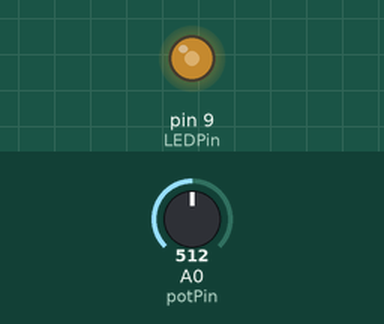
This sketch was run on a simulated Arduino Uno, built with avr-gcc and run on an emulated ATmega328P. Shown: output pins drawn as LEDs (lit = HIGH). Inputs (shaded band) come from the test bench; at power-on: A0 (potPin) = 512.

Above: at 1.2 s.
1.3 s: A0 (potPin) set to 716
At 1.7 s:
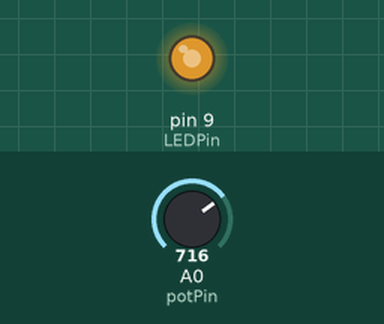
2.8 s: A0 (potPin) set to 900
At 4.0 s:
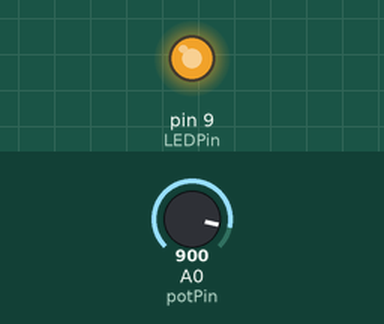
4.3 s: A0 (potPin) set to 122
At 5.2 s:
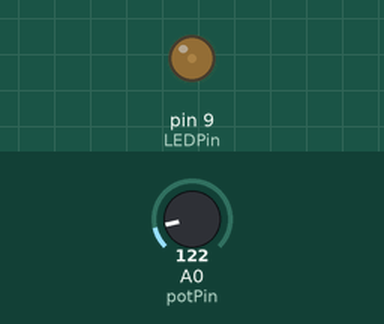
5.8 s: A0 (potPin) set to 0
At 6.4 s:
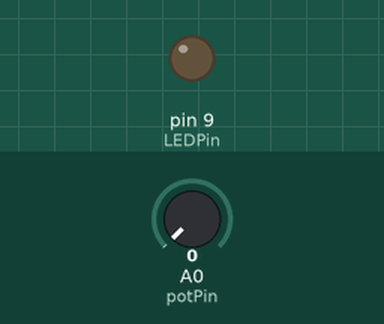
7.3 s: A0 (potPin) set to 511
At 8.6 s:
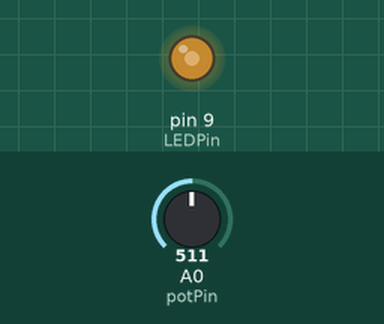
Timing chart, 0 to 9.8 s (numbered marks = the images above; inputs shaded):
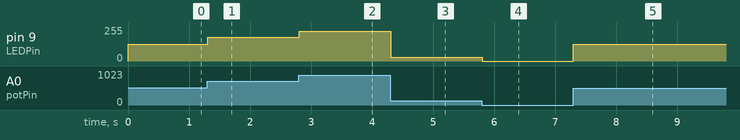

Measured:
- after the input at 1.3 s, pin 9 (LEDPin): 127/255 → 178/255 at once
- after the input at 2.8 s, pin 9 (LEDPin): 178/255 → 224/255 at once
- after the input at 4.3 s, pin 9 (LEDPin): 224/255 → 30/255 at once
- after the input at 5.8 s, pin 9 (LEDPin): 30/255 → 0/255 at once
- after the input at 7.3 s, pin 9 (LEDPin): 0/255 → 127/255 at once

The sketch:

sketch_jan12a.ino
```cpp
#define LEDPin 9

#define potPin A0


void setup(){
  pinMode(LEDPin, OUTPUT);
}

void loop(){
  int reading = map(analogRead(potPin),0,1023,0,255);
  analogWrite(LEDPin, reading);
  delay(5);
}
```
